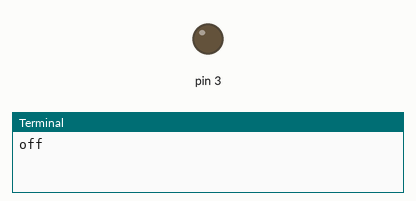
Recording of a program running on a simulated Raspberry Pi (header pin numbers). On the bench: output pins drawn as LEDs (lit = HIGH), the last lines printed to the terminal. At 4.0 s the program stops and its outputs stay as they are.

Above: at 0.1 s.
At 3.1 s:
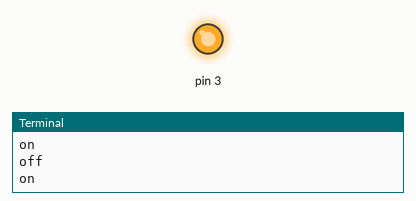
Timing chart, 0 to 4.6 s (numbered marks = the images above):
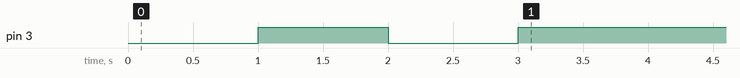

The program:

blink.py
```python
import RPi.GPIO as GPIO
import time

GPIO.setmode(GPIO.BOARD)
GPIO.setup(3,GPIO.OUT)

GPIO.output(3,GPIO.LOW)
print("off")
time.sleep(1)

GPIO.output(3,GPIO.HIGH)
print("on ")
time.sleep(1)

GPIO.output(3,GPIO.LOW)
print("off")
time.sleep(1)

GPIO.output(3,GPIO.HIGH)
print("on ")
time.sleep(1)
```

Measured:
- by itself, pin 3: LOW → HIGH at 1.0 s, → LOW 1.0 s later, → HIGH 1.0 s later
